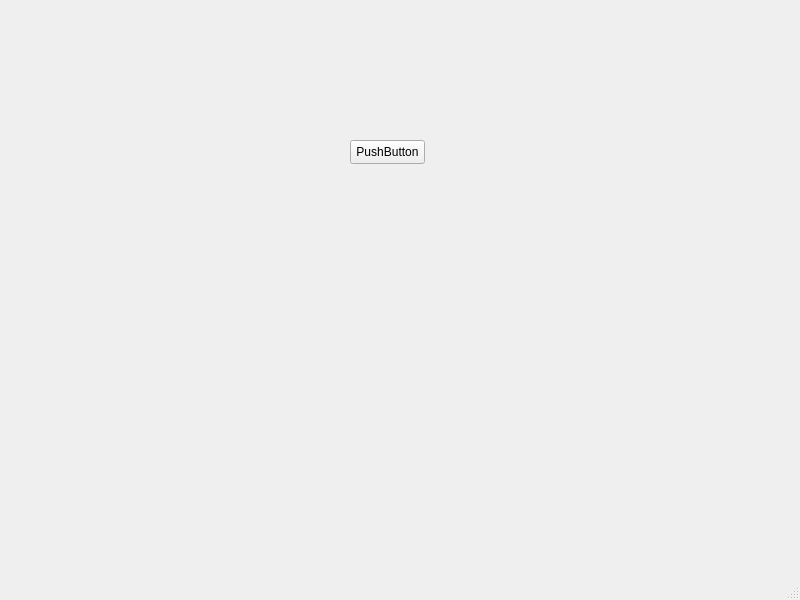
<?xml version="1.0" encoding="UTF-8"?>
<ui version="4.0">
 <class>MainWindow</class>
 <widget class="QMainWindow" name="MainWindow">
  <property name="geometry">
   <rect>
    <x>0</x>
    <y>0</y>
    <width>800</width>
    <height>600</height>
   </rect>
  </property>
  <property name="windowTitle">
   <string>2nd window</string>
  </property>
  <widget class="QWidget" name="centralwidget">
   <widget class="QPushButton" name="pushButton">
    <property name="geometry">
     <rect>
      <x>350</x>
      <y>140</y>
      <width>75</width>
      <height>24</height>
     </rect>
    </property>
    <property name="text">
     <string>PushButton</string>
    </property>
   </widget>
  </widget>
  <widget class="QMenuBar" name="menubar">
   <property name="geometry">
    <rect>
     <x>0</x>
     <y>0</y>
     <width>800</width>
     <height>22</height>
    </rect>
   </property>
  </widget>
  <widget class="QStatusBar" name="statusbar"/>
 </widget>
 <resources/>
 <connections/>
</ui>
